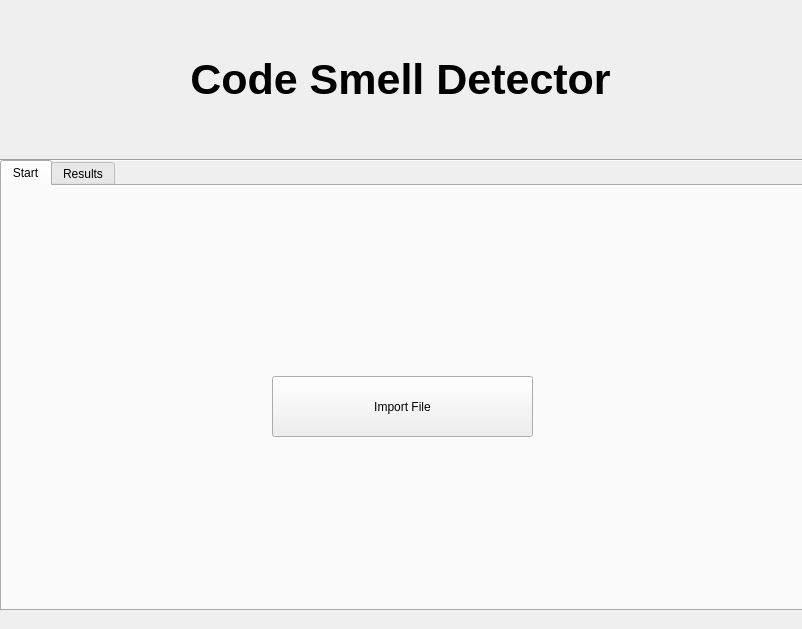
<?xml version="1.0" encoding="UTF-8"?>
<ui version="4.0">
 <class>MainWindow</class>
 <widget class="QMainWindow" name="MainWindow">
  <property name="geometry">
   <rect>
    <x>0</x>
    <y>0</y>
    <width>802</width>
    <height>629</height>
   </rect>
  </property>
  <property name="contextMenuPolicy">
   <enum>Qt::NoContextMenu</enum>
  </property>
  <property name="windowTitle">
   <string>Code Smell Detector</string>
  </property>
  <widget class="QWidget" name="centralwidget">
   <property name="contextMenuPolicy">
    <enum>Qt::NoContextMenu</enum>
   </property>
   <widget class="Line" name="line">
    <property name="geometry">
     <rect>
      <x>-20</x>
      <y>150</y>
      <width>851</width>
      <height>20</height>
     </rect>
    </property>
    <property name="orientation">
     <enum>Qt::Horizontal</enum>
    </property>
   </widget>
   <widget class="QTabWidget" name="tabWidget">
    <property name="geometry">
     <rect>
      <x>0</x>
      <y>160</y>
      <width>811</width>
      <height>451</height>
     </rect>
    </property>
    <property name="currentIndex">
     <number>0</number>
    </property>
    <widget class="QWidget" name="landingPage">
     <attribute name="title">
      <string>Start</string>
     </attribute>
     <widget class="QPushButton" name="importFile">
      <property name="geometry">
       <rect>
        <x>270</x>
        <y>190</y>
        <width>261</width>
        <height>61</height>
       </rect>
      </property>
      <property name="text">
       <string>Import File</string>
      </property>
     </widget>
    </widget>
    <widget class="QWidget" name="resultsPage">
     <attribute name="title">
      <string>Results</string>
     </attribute>
     <widget class="QTableWidget" name="resultTable">
      <property name="geometry">
       <rect>
        <x>20</x>
        <y>20</y>
        <width>761</width>
        <height>391</height>
       </rect>
      </property>
      <property name="focusPolicy">
       <enum>Qt::NoFocus</enum>
      </property>
      <property name="autoFillBackground">
       <bool>false</bool>
      </property>
      <property name="verticalScrollBarPolicy">
       <enum>Qt::ScrollBarAlwaysOff</enum>
      </property>
      <property name="horizontalScrollBarPolicy">
       <enum>Qt::ScrollBarAsNeeded</enum>
      </property>
      <property name="editTriggers">
       <set>QAbstractItemView::NoEditTriggers</set>
      </property>
      <property name="showDropIndicator" stdset="0">
       <bool>false</bool>
      </property>
      <property name="dragDropOverwriteMode">
       <bool>false</bool>
      </property>
      <property name="alternatingRowColors">
       <bool>true</bool>
      </property>
      <property name="selectionMode">
       <enum>QAbstractItemView::NoSelection</enum>
      </property>
      <property name="showGrid">
       <bool>true</bool>
      </property>
      <property name="gridStyle">
       <enum>Qt::DashDotLine</enum>
      </property>
      <property name="sortingEnabled">
       <bool>false</bool>
      </property>
      <property name="wordWrap">
       <bool>true</bool>
      </property>
      <property name="cornerButtonEnabled">
       <bool>false</bool>
      </property>
      <property name="rowCount">
       <number>5</number>
      </property>
      <property name="columnCount">
       <number>2</number>
      </property>
      <attribute name="horizontalHeaderVisible">
       <bool>false</bool>
      </attribute>
      <attribute name="horizontalHeaderStretchLastSection">
       <bool>true</bool>
      </attribute>
      <attribute name="verticalHeaderVisible">
       <bool>false</bool>
      </attribute>
      <attribute name="verticalHeaderStretchLastSection">
       <bool>true</bool>
      </attribute>
      <row/>
      <row/>
      <row/>
      <row/>
      <row/>
      <column/>
      <column/>
      <item row="0" column="0">
       <property name="text">
        <string>CodeBert</string>
       </property>
      </item>
      <item row="1" column="0">
       <property name="text">
        <string>DistilBert</string>
       </property>
      </item>
      <item row="2" column="0">
       <property name="text">
        <string>GraphCodeBert</string>
       </property>
      </item>
      <item row="3" column="0">
       <property name="text">
        <string>UniXCoder</string>
       </property>
      </item>
      <item row="4" column="0">
       <property name="text">
        <string>CodeT5-Base</string>
       </property>
      </item>
     </widget>
    </widget>
   </widget>
   <widget class="QLabel" name="label">
    <property name="geometry">
     <rect>
      <x>0</x>
      <y>-1</y>
      <width>801</width>
      <height>161</height>
     </rect>
    </property>
    <property name="font">
     <font>
      <pointsize>32</pointsize>
      <weight>75</weight>
      <bold>true</bold>
     </font>
    </property>
    <property name="text">
     <string>Code Smell Detector</string>
    </property>
    <property name="alignment">
     <set>Qt::AlignCenter</set>
    </property>
   </widget>
  </widget>
  <widget class="QStatusBar" name="statusBar">
   <property name="sizeGripEnabled">
    <bool>false</bool>
   </property>
  </widget>
 </widget>
 <resources/>
 <connections/>
</ui>
